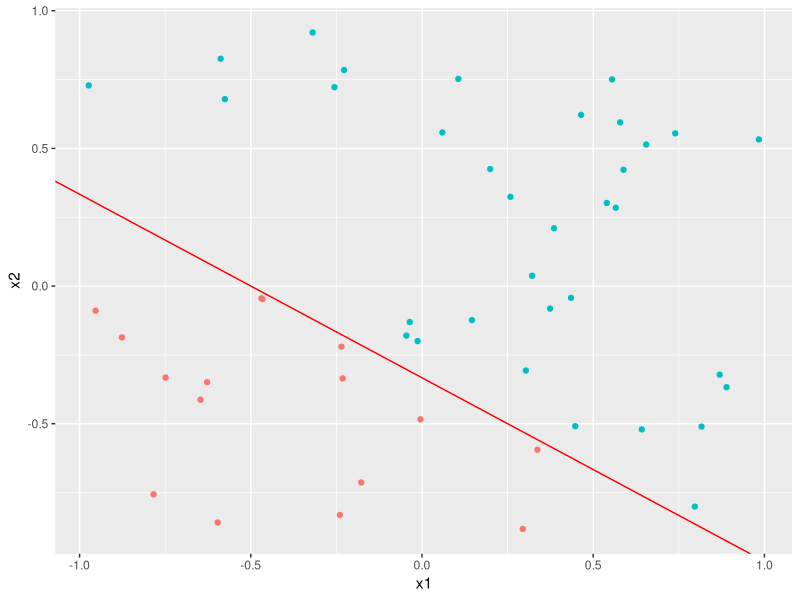
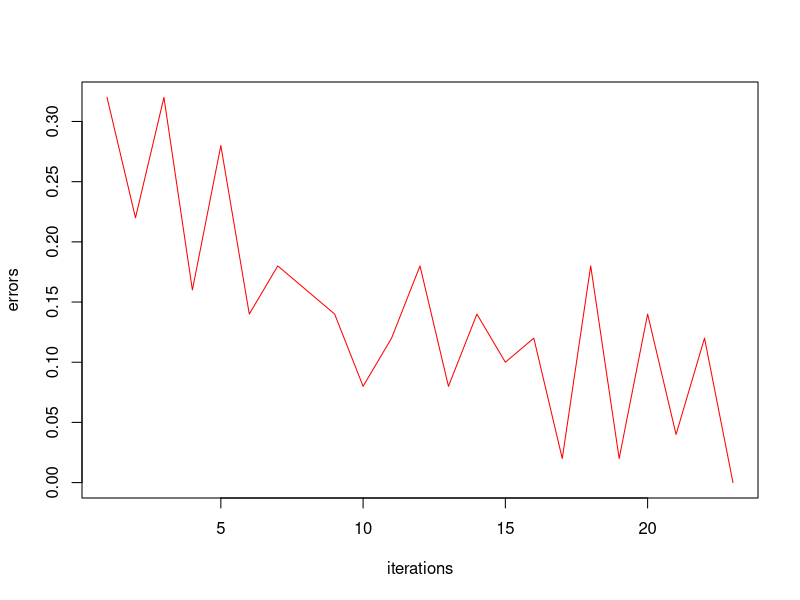
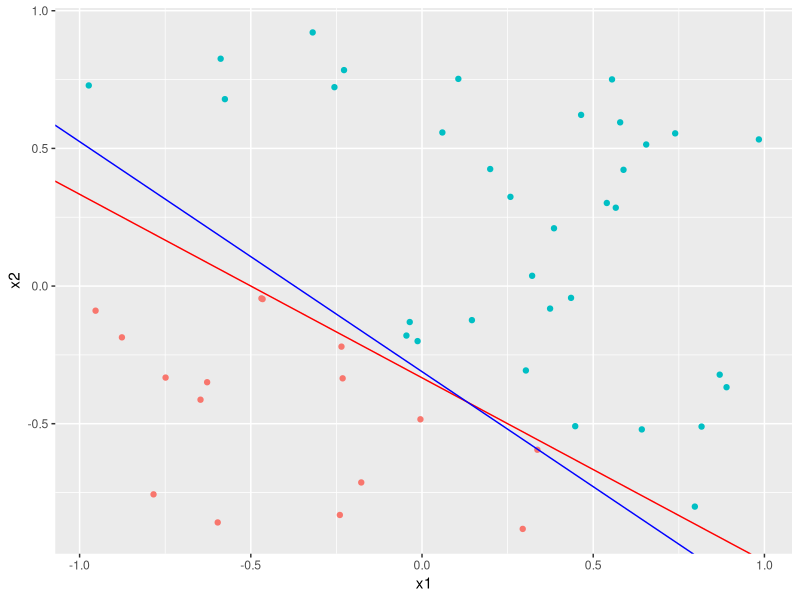

Reproduce these figures in R, in order.
####PERCEPTRON LEARNING ALGORITHM####

#Algorithm:
# 1) w1x1 + w2x2 + w3.1 = 0
# 2) Start with any w = (w1,w2,w3)
# 3) Choose a sample point (x,y) which is misclassified by W
# 4) Update W := W + y*x
# 5) Repeat 3,4 till number of missclassified points is 0 

#The line is a.x1 + b.x2 + c.1 =0. For eg. 2 x + 3 y + 1 =0
#Slope = -a/b
#Intercept = -c/b

#Creating a sample dataset with 50 data points randomly chosen from a uniform distribution.
#The dataset has 3 predictor variables x1 and x2.
set.seed(1)
D <- data.frame(x1 = runif(50, min = -1, max = 1),
                x2 = runif(50, min = -1, max = 1))

#The target function f. 
w=cbind(2,3,1) 

#Creating the chosen function g(x) as defined in lecture notes. sign(∑w_i.a_i)
#The function returns a 1 or a -1. 
g<-function(x, w) {
  return(sign(w[1]*x$x1 + w[2]*x$x2 + w[3]))  
}

#Assignning labels to the sample dataset and storing it in the vector y1. 
y1<-g(D,w)

#Binding together the data points with their respective true labels. 
D<-cbind(D,y1) 


#Plotting the data points and the target function f. 
library(ggplot2)
p_f=ggplot(data=D, aes(x = x1, y = x2, col =as.factor(y1)))+
  geom_point()+
  geom_abline(slope = -w[1]/w[2], intercept = -w[3]/w[2], colour="red")+
  theme(legend.position = "none")
p_f

#Starting with step 2) of the algorithm. 
iter <- 1
w <- cbind(0, 0, 1) 
errors <- c()

#Loop to repeatedly perform steps 3) and 4) of the algorithm 
repeat {
  y_pred <- g(D, w) # new labels predicted by w
  D_mis <- subset(D, y1 != y_pred) # misclassified points
  c <-nrow(D_mis)/nrow(D)
  errors[iter] <- c
  if(nrow(D_mis) == 0)
    break
  x_t <- D_mis[1, ] # select the first misclassified point
  w <- w + c(x_t$x1, x_t$x2,1) * x_t$y1 # PLA updation rule
  iter <- iter+1
}
iter

plot1=plot(1:23, errors, type="l", col="red", xlab="iterations", ylab="errors")

#Plotting the target function f(p_f) and the constructed function g(p_g)
p_g=p_f+ geom_abline(slope = -w[1]/w[2], intercept = -w[3]/w[2], colour="blue")
p_g



